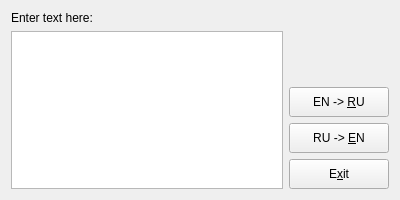
<?xml version="1.0" encoding="UTF-8"?>
<ui version="4.0">
 <class>MainWindow</class>
 <widget class="QMainWindow" name="MainWindow">
  <property name="geometry">
   <rect>
    <x>0</x>
    <y>0</y>
    <width>400</width>
    <height>200</height>
   </rect>
  </property>
  <property name="minimumSize">
   <size>
    <width>400</width>
    <height>200</height>
   </size>
  </property>
  <property name="cursor">
   <cursorShape>ArrowCursor</cursorShape>
  </property>
  <property name="windowTitle">
   <string>:: TooRussian ::</string>
  </property>
  <property name="locale">
   <locale language="Russian" country="RussianFederation"/>
  </property>
  <widget class="QWidget" name="centralWidget">
   <layout class="QGridLayout" name="gridLayout">
    <item row="0" column="0">
     <layout class="QVBoxLayout" name="verticalLayout_2">
      <item>
       <widget class="QLabel" name="labelTitle">
        <property name="text">
         <string>Enter text here:</string>
        </property>
       </widget>
      </item>
      <item>
       <widget class="QTextEdit" name="textArea0">
        <property name="locale">
         <locale language="English" country="UnitedStates"/>
        </property>
       </widget>
      </item>
     </layout>
    </item>
    <item row="0" column="1">
     <layout class="QVBoxLayout" name="verticalLayout">
      <item>
       <spacer name="verticalSpacer">
        <property name="orientation">
         <enum>Qt::Vertical</enum>
        </property>
        <property name="sizeHint" stdset="0">
         <size>
          <width>20</width>
          <height>40</height>
         </size>
        </property>
       </spacer>
      </item>
      <item>
       <widget class="QPushButton" name="ButtonEnRu">
        <property name="minimumSize">
         <size>
          <width>100</width>
          <height>30</height>
         </size>
        </property>
        <property name="maximumSize">
         <size>
          <width>100</width>
          <height>30</height>
         </size>
        </property>
        <property name="text">
         <string>EN -&gt; &amp;RU</string>
        </property>
       </widget>
      </item>
      <item>
       <widget class="QPushButton" name="ButtonRuEn">
        <property name="minimumSize">
         <size>
          <width>100</width>
          <height>30</height>
         </size>
        </property>
        <property name="maximumSize">
         <size>
          <width>100</width>
          <height>30</height>
         </size>
        </property>
        <property name="text">
         <string>RU -&gt; &amp;EN</string>
        </property>
       </widget>
      </item>
      <item>
       <widget class="QPushButton" name="buttonExit">
        <property name="minimumSize">
         <size>
          <width>100</width>
          <height>30</height>
         </size>
        </property>
        <property name="maximumSize">
         <size>
          <width>100</width>
          <height>30</height>
         </size>
        </property>
        <property name="text">
         <string>E&amp;xit</string>
        </property>
       </widget>
      </item>
     </layout>
    </item>
   </layout>
  </widget>
 </widget>
 <layoutdefault spacing="6" margin="11"/>
 <resources/>
 <connections>
  <connection>
   <sender>buttonExit</sender>
   <signal>clicked()</signal>
   <receiver>MainWindow</receiver>
   <slot>close()</slot>
   <hints>
    <hint type="sourcelabel">
     <x>335</x>
     <y>179</y>
    </hint>
    <hint type="destinationlabel">
     <x>322</x>
     <y>36</y>
    </hint>
   </hints>
  </connection>
 </connections>
</ui>
